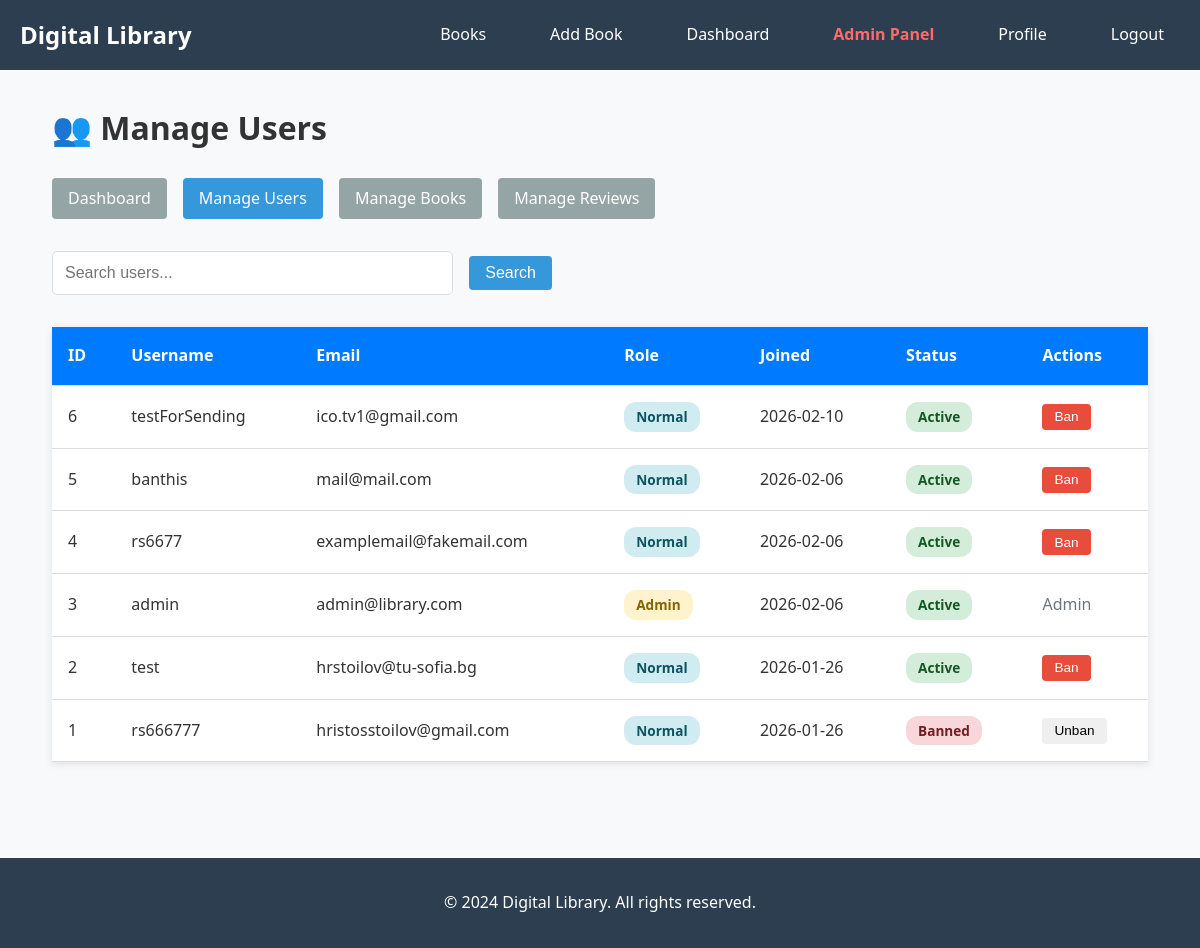
Page /user/admin/users (signed in) on the committed database.
### models.py (models this page shows, shortened)
class User(UserMixin, db.Model):
    id = db.Column(db.Integer, primary_key=True)
    username = db.Column(db.String(150), unique=True, nullable=False)
    email = db.Column(db.String(150), unique=True, nullable=False)
    password_hash = db.Column(db.String(150), nullable=False)
    role = db.Column(db.String(20), default='normal', nullable=False)  # 'normal' or 'admin'
    is_banned = db.Column(db.Boolean, default=False, nullable=False)
    created_at = db.Column(db.DateTime, default=datetime.utcnow)
    profile_picture = db.Column(db.String(300))
    bio = db.Column(db.Text)
    reviews = db.relationship('Review', backref='author', lazy=True)
    def is_admin(self):
        return self.role == 'admin'

### routes/admin_routes.py (the view)
@admin_bp.route("/user/admin/users")
@login_required
@admin_required
def manage_users():
    page = request.args.get('page', 1, type=int)
    search = request.args.get('search', '')
    query = User.query
    if search:
        query = query.filter(User.username.contains(search))
    users = query.order_by(User.created_at.desc()).paginate(page=page, per_page=20)
    return render_template('admin/users.html', users=users, search=search)

### app.py (called while the page is built)
@login_manager.user_loader
def load_user(user_id):
    return User.query.get(int(user_id))

### routes/admin_routes.py (called while the page is built)
def admin_required(f):
    @wraps(f)
    def decorated_function(*args, **kwargs):
        if not current_user.is_authenticated or not current_user.is_admin():
            flash('You do not have permission to access this page.')
            return redirect(url_for('main.index'))
        return f(*args, **kwargs)
    return decorated_function

### templates/admin/users.html (shortened to what this page needs)
{% extends "base.html" %}
{% block content %}
<div class="admin-users">
    <h1>👥 Manage Users</h1>
    <div class="admin-nav">
        <a href="{{ url_for('admin.admin_dashboard') }}" class="btn btn-secondary">Dashboard</a>
        <a href="{{ url_for('admin.manage_users') }}" class="btn btn-primary">Manage Users</a>
        <a href="{{ url_for('admin.manage_books') }}" class="btn btn-secondary">Manage Books</a>
        <a href="{{ url_for('admin.manage_reviews') }}" class="btn btn-secondary">Manage Reviews</a>
    </div>
    <div class="search-section">
        <form method="GET" class="search-form">
            <input type="text" name="search" placeholder="Search users..." value="{{ search }}">
            <button type="submit" class="btn btn-primary">Search</button>
        </form>
    </div>
    <div class="users-list">
        {% if users.items %}
            <table class="admin-table">
                <thead>
                    <tr>
                        <th>ID</th>
                        <th>Username</th>
                        <th>Email</th>
                        <th>Role</th>
                        <th>Joined</th>
                        <th>Status</th>
                        <th>Actions</th>
                    </tr>
                </thead>
                <tbody>
                    {% for user in users.items %}
                    <tr>
                        <td>{{ user.id }}</td>
                        <td>{{ user.username }}</td>
                        <td>{{ user.email }}</td>
                        <td>
                            {% if user.role == 'admin' %}
                                <span class="badge badge-warning">Admin</span>
                            {% else %}
                                <span class="badge badge-info">Normal</span>
                            {% endif %}
                        </td>
                        <td>{{ user.created_at.strftime('%Y-%m-%d') }}</td>
                        <td>
                            {% if user.is_banned %}
                                <span class="badge badge-danger">Banned</span>
                            {% else %}
                                <span class="badge badge-success">Active</span>
                            {% endif %}
                        </td>
                        <td>
                            {% if user.role != 'admin' %}
                                {% if user.is_banned %}
                                    <form method="POST" action="{{ url_for('admin.unban_user', user_id=user.id) }}" style="display: inline;">
                                        <button type="submit" class="btn btn-small btn-success">Unban</button>
                                    </form>
                                {% else %}
                                    <form method="POST" action="{{ url_for('admin.ban_user', user_id=user.id) }}" style="display: inline;">
                                        <button type="submit" class="btn btn-small btn-danger" onclick="return confirm('Are you sure you want to ban this user?')">Ban</button>
                                    </form>
                                {% endif %}
                            {% else %}
                                <span class="text-muted">Admin</span>
                            {% endif %}
                        </td>
                    </tr>
                    {% endfor %}
                </tbody>
            </table>
        {% else %}
            <p>No users found.</p>
        {% endif %}
    </div>
</div>
{% endblock %}

### static/css/style.css (style rules this page uses)
* { margin: 0; padding: 0; box-sizing: border-box; }
body { font-family: 'Segoe UI', Tahoma, Geneva, Verdana, sans-serif; line-height: 1.6; color: #333; background-color: #f8f9fa; }
.btn { display: inline-block; padding: 0.5rem 1rem; text-decoration: none; border: none; border-radius: 4px; cursor: pointer; font-size: 1rem; transition: background-color 0.3s; }
.btn-primary { background-color: #3498db; color: white; }
.btn-secondary { background-color: #95a5a6; color: white; }
.btn-danger { background-color: #e74c3c; color: white; }
.search-form { display: flex; gap: 1rem; align-items: center; }
.search-form input { flex: 1; padding: 0.5rem; border: 1px solid #ddd; border-radius: 4px; }

### templates/admin/users.html (style rules this page uses)
.admin-users { max-width: 1400px; margin: 0 auto; padding: 2rem; }
.admin-nav { margin: 1.5rem 0; display: flex; gap: 1rem; flex-wrap: wrap; }
.search-section { margin: 2rem 0; }
.search-form { display: flex; gap: 1rem; max-width: 500px; }
.search-form input { flex: 1; padding: 0.75rem; border: 1px solid #ddd; border-radius: 5px; font-size: 1rem; }
.users-list { margin-top: 2rem; }
.admin-table { width: 100%; border-collapse: collapse; background: white; box-shadow: 0 2px 8px rgba(0,0,0,0.1); }
.admin-table th, .admin-table td { padding: 1rem; text-align: left; border-bottom: 1px solid #ddd; }
.admin-table th { background: #007bff; color: white; font-weight: 600; }
.badge { padding: 0.25rem 0.75rem; border-radius: 12px; font-size: 0.85rem; font-weight: 600; display: inline-block; }
.badge-success { background: #d4edda; color: #155724; }
.badge-danger { background: #f8d7da; color: #721c24; }
.badge-warning { background: #fff3cd; color: #856404; }
.badge-info { background: #d1ecf1; color: #0c5460; }
.btn-small { padding: 0.35rem 0.75rem; font-size: 0.85rem; }
.text-muted { color: #6c757d; }

### rows in the picture
User: id "6", username "testForSending", email "ico.tv1@gmail.com", role "Normal", created_at "2026-02-10", is_banned "Active"
User: id "5", username "banthis", email "mail@mail.com", role "Normal", created_at "2026-02-06", is_banned "Active"
User: id "4", username "rs6677", email "examplemail@fakemail.com", role "Normal", created_at "2026-02-06", is_banned "Active"
User: id "3", username "admin", email "admin@library.com", role "Admin", created_at "2026-02-06", is_banned "Active"
User: id "2", username "test", email "hrstoilov@tu-sofia.bg", role "Normal", created_at "2026-01-26", is_banned "Active"
User: id "1", username "rs666777", email "hristosstoilov@gmail.com", role "Normal", created_at "2026-01-26", is_banned "Banned"
